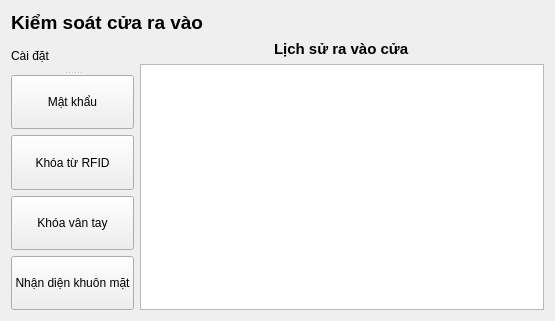
<?xml version="1.0" encoding="UTF-8"?>
<ui version="4.0">
 <class>doorcontrolForm</class>
 <widget class="QWidget" name="doorcontrolForm">
  <property name="geometry">
   <rect>
    <x>0</x>
    <y>0</y>
    <width>555</width>
    <height>321</height>
   </rect>
  </property>
  <property name="windowTitle">
   <string>Quản lý cửa</string>
  </property>
  <layout class="QGridLayout" name="gridLayout_4">
   <item row="0" column="0">
    <layout class="QGridLayout" name="gridLayout_3">
     <item row="0" column="0" colspan="2">
      <widget class="QLabel" name="label">
       <property name="text">
        <string>&lt;html&gt;&lt;head/&gt;&lt;body&gt;&lt;p&gt;&lt;span style=&quot; font-size:14pt; font-weight:700;&quot;&gt;Kiểm soát cửa ra vào&lt;/span&gt;&lt;/p&gt;&lt;/body&gt;&lt;/html&gt;</string>
       </property>
      </widget>
     </item>
     <item row="1" column="0">
      <widget class="QSplitter" name="splitter">
       <property name="orientation">
        <enum>Qt::Vertical</enum>
       </property>
       <widget class="QLabel" name="label_3">
        <property name="text">
         <string>Cài đặt</string>
        </property>
       </widget>
       <widget class="QWidget" name="layoutWidget">
        <layout class="QGridLayout" name="gridLayout">
         <item row="0" column="0">
          <widget class="QPushButton" name="pushButton_pass">
           <property name="sizePolicy">
            <sizepolicy hsizetype="Preferred" vsizetype="Preferred">
             <horstretch>0</horstretch>
             <verstretch>0</verstretch>
            </sizepolicy>
           </property>
           <property name="text">
            <string>Mật khẩu</string>
           </property>
          </widget>
         </item>
         <item row="1" column="0">
          <widget class="QPushButton" name="pushButton_rfid">
           <property name="sizePolicy">
            <sizepolicy hsizetype="Preferred" vsizetype="Preferred">
             <horstretch>0</horstretch>
             <verstretch>0</verstretch>
            </sizepolicy>
           </property>
           <property name="text">
            <string>Khóa từ RFID</string>
           </property>
          </widget>
         </item>
         <item row="2" column="0">
          <widget class="QPushButton" name="pushButton_finger">
           <property name="sizePolicy">
            <sizepolicy hsizetype="Preferred" vsizetype="Preferred">
             <horstretch>0</horstretch>
             <verstretch>0</verstretch>
            </sizepolicy>
           </property>
           <property name="text">
            <string>Khóa vân tay</string>
           </property>
          </widget>
         </item>
         <item row="3" column="0">
          <widget class="QPushButton" name="pushButton_face">
           <property name="sizePolicy">
            <sizepolicy hsizetype="Preferred" vsizetype="Preferred">
             <horstretch>0</horstretch>
             <verstretch>0</verstretch>
            </sizepolicy>
           </property>
           <property name="text">
            <string>Nhận diện khuôn mặt</string>
           </property>
          </widget>
         </item>
        </layout>
       </widget>
      </widget>
     </item>
     <item row="1" column="1">
      <layout class="QGridLayout" name="gridLayout_2">
       <item row="0" column="0" alignment="Qt::AlignHCenter">
        <widget class="QLabel" name="label_2">
         <property name="text">
          <string>&lt;html&gt;&lt;head/&gt;&lt;body&gt;&lt;p&gt;&lt;span style=&quot; font-size:11pt; font-weight:700;&quot;&gt;Lịch sử ra vào cửa&lt;/span&gt;&lt;/p&gt;&lt;/body&gt;&lt;/html&gt;</string>
         </property>
        </widget>
       </item>
       <item row="1" column="0">
        <widget class="QPlainTextEdit" name="plainTextEdit_door_history"/>
       </item>
      </layout>
     </item>
    </layout>
   </item>
  </layout>
 </widget>
 <resources/>
 <connections/>
</ui>
